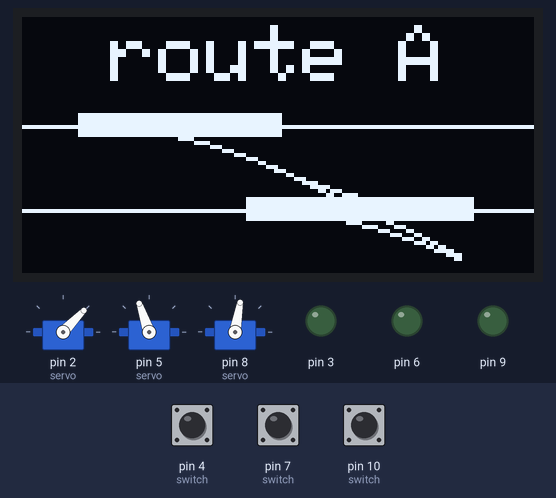
A sketch run on a simulated Arduino Nano, built with avr-gcc and run on an emulated ATmega328P. Shown: 128×64 one-colour display, 3 × servo, output pins drawn as LEDs (lit = HIGH). The inputs (shaded band) are chosen by the test bench; at power-on: pin 7 (switch) HIGH, pin 4 (switch) HIGH, pin 10 (switch) HIGH. The audio player accepts every command and is not drawn; what the sketch prints to the serial monitor is not drawn.

Above: at 10.8 s.
10.9 s: pin 7 (switch) pulled LOW for 0.15 s
At 11.18 s:
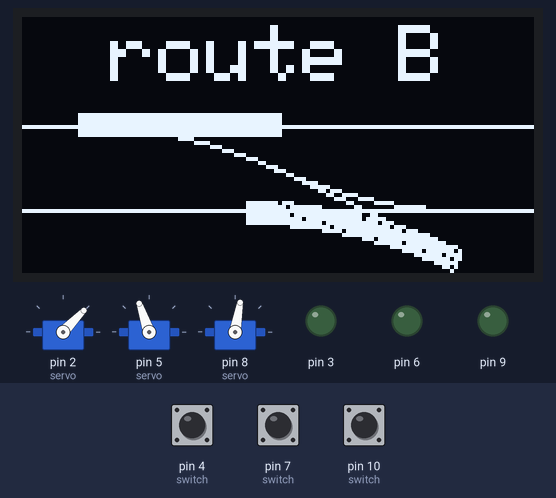
13.0 s: pin 4 (switch) pulled LOW for 0.15 s
At 13.28 s:
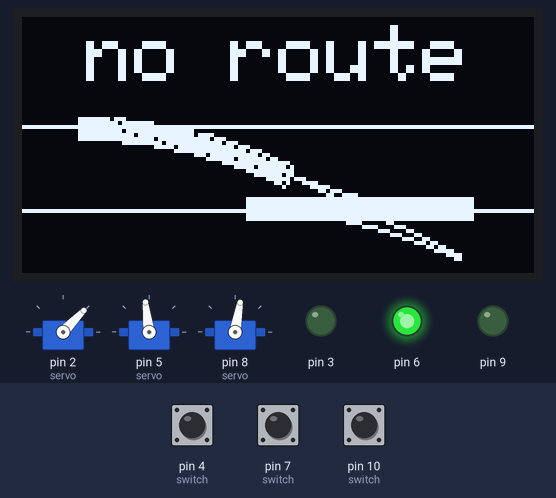
15.0 s: pin 10 (switch) pulled LOW for 0.15 s
At 15.5 s:
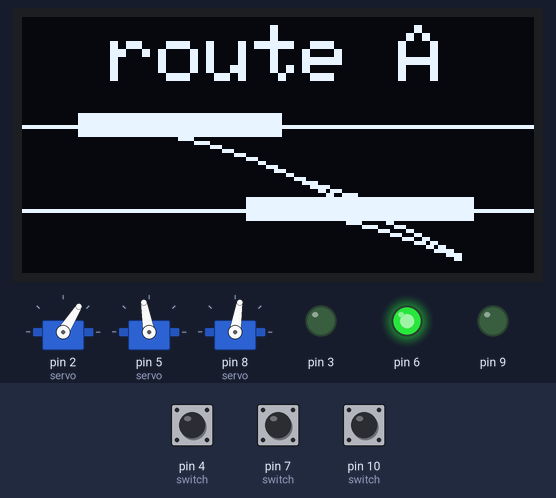
17.5 s: pin 7 (switch) pulled LOW for 1 s
At 19.02 s:
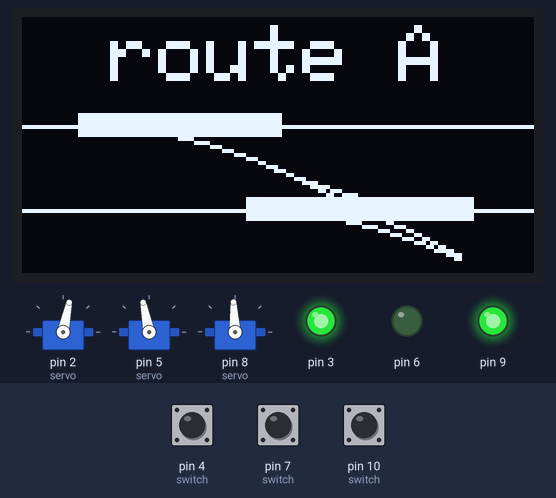
20.0 s: pin 10 (switch) pulled LOW for 3.2 s
At 20.59 s:
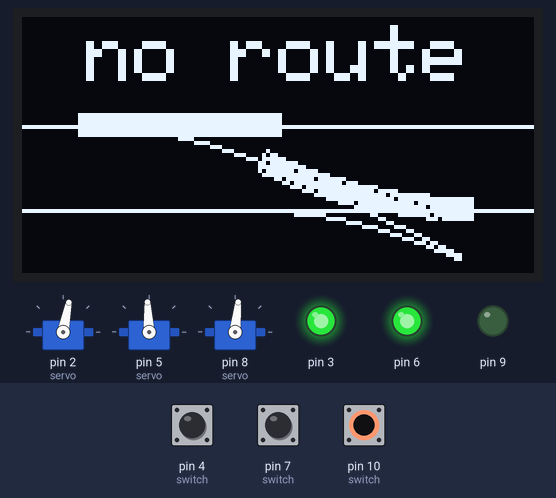
24.7 s: pin 4 (switch) pulled LOW for 1 s
At 25.31 s:
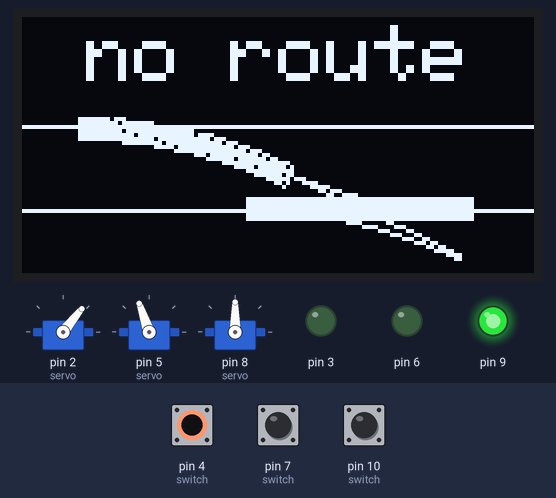
Timing chart, 0 to 28.2 s (numbered marks = the images above; inputs shaded):
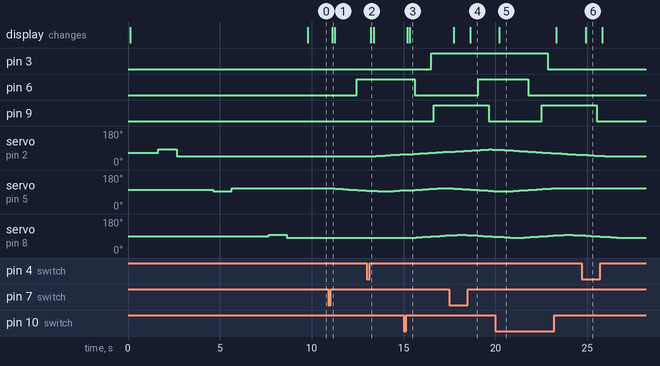

The sketch:

ThreeSwitches.ino
```cpp
/*
   This is the code for the Bismark Tunnel.
   There are three switches two sensors and the illumination of the tunnel
   Here are the assignments:
   D2   => Digital control servo 1
   D3   => DCC relay servo 1
   D4   => Button servo 1
   D5   => Digital control servo 2
   D6   => Digital relay servo 2
   D7   => Button servo 2
   D8   => Digital control servo 3
   D9   => Digital relay servo 3
   D10  => Button servo 3
   D11  => RX channel for DFPlayer
   D12  => TX channel for DFPlayer
   A4   => SDA for display
   A5   => SCL for display
*/
#define DEBUG
#include <SPI.h>
#include <Wire.h>
#include <Adafruit_GFX.h>
#include <Adafruit_SSD1306.h>
#include <SoftwareSerial.h>
#include <DFRobotDFPlayerMini.h>
#include "Switch.h"

#define SCREEN_WIDTH 128 // OLED display width, in pixels
#define SCREEN_HEIGHT 64 // OLED display height, in pixels

// Declaration for an SSD1306 display connected to I2C (SDA, SCL pins)
// The pins for I2C are defined by the Wire-library.
// On an arduino UNO:       A4(SDA), A5(SCL)
// On an arduino MEGA 2560: 20(SDA), 21(SCL)
// On an arduino LEONARDO:   2(SDA),  3(SCL), ...
#define OLED_RESET     -1 // Reset pin # (or -1 if sharing Arduino reset pin)
#define SCREEN_ADDRESS 0x3C ///< See datasheet for Address; 0x3D for 128x64, 0x3C for 128x32
Adafruit_SSD1306 display(SCREEN_WIDTH, SCREEN_HEIGHT, &Wire, OLED_RESET);

uint16_t dw = -1;
uint16_t dh = -1;
const double degrad = acos(-1.)/180;
const uint16_t yoff = 6;
uint8_t boldw = 3;

void drawArc(int xc, int yc, int rad, int deg0, int deg1, bool bold) {
  int16_t nstep = 2*(deg1-deg0);
  int16_t beg = 0;
  int16_t end = 1;
  if(bold) {
    beg = -boldw;
    end =  boldw;
  }
  for(int j=beg; j<end; ++j) {
    for(int16_t i=0; i<= nstep; ++i) {
      double ang = (deg0 + 0.5*i)*degrad;
      uint8_t xp = xc + (rad+j) * cos(ang) + 0.5;
      uint8_t yp = yc + (rad+j) * sin(ang) + 0.5;
      display.drawPixel(xp,yp,SSD1306_WHITE);
    }
  }
}

void drawSlip(int state) {
  // start of diagonal branch
  uint16_t x0 = 0.5*dw;
  uint16_t y0 = 0.5938*dh;
  // end of diagonal branch
  uint16_t x1 = 0.8516*dw;
  uint16_t y1 = 0.9219*dh;
  // bold indicators for straight lines
  int8_t beg = 0;
  int8_t end = 1;

  state >>= 1;

  /*
  * Diagonal line
  */
  if(state == 3) {
    beg = -boldw;
    end =  boldw;
  }
  for(int8_t i=beg; i<end; ++i){
    display.drawLine(x0,y0+i,x1,y1+i,SSD1306_WHITE);
  }

  /*
  * lower arch
  */
  double rad = 1.8750*dh;
  int deg = 26;
  uint16_t xc1 = 0.4375*dw;
  uint16_t yc1 = 0.75*dh+rad;

  bool arcbold = false;
  if(state == 1) arcbold = true;
  drawArc(xc1,yc1,rad,270,270+deg,arcbold);

  /*
  * Upper arch
  */
  int16_t xc2 = 0.8750*dw;
  int16_t yc2 = 0.75*dh-rad;

  arcbold = false;
  if(state == 2) arcbold = true;
  drawArc(xc2,yc2,rad,90,90+deg,arcbold);

  /*
  * horizontal branch
  */
  beg = 0;
  end = 1;
  if (state == 0) {
    beg = -boldw;
    end =  boldw;
  }

  yc1 = 0.7604*dh;
  for(int8_t i=beg; i<end; ++i) {
    display.drawLine(xc1,yc1+i,xc2,yc1+i,SSD1306_WHITE);
  }
}

void drawTurnout(int16_t status) {
  double rad = 1.8750*dh;
  double xc = 0.1094*dw;
  double yc = 0.4219*dh+rad;

  int deg = 26;

  int8_t beg = -boldw;
  int8_t end =  boldw;
  bool arcbold = false;
  if( status == -1) {
    beg = 0;
    end = 1;
  } else if( 1 & status) {
    beg = 0;
    end = 1;
    arcbold = true;
  }

  uint16_t y1 = 0.4271*dh;
  for(int8_t i = beg; i<end; ++i) {
    display.drawLine(xc,y1+i,0.5*dw,y1+i,SSD1306_WHITE);
  }
  drawArc(xc,yc,rad,270,270+deg,arcbold);
}

void writeRoute(const char* mess){
  display.setTextSize(2);
  display.setTextColor(SSD1306_WHITE);

  int16_t x, y;
  uint16_t w, h;
  display.getTextBounds(mess, 0, 0, &x, &y, &w, &h); // compute size
  int16_t xpos = (display.width() - w) / 2;
  int16_t ypos = 2; // top line
  display.setCursor(xpos, ypos);
  display.print(mess);
}

/*
 *
 */
int half1 = 1200;
int right1 = -180;
int curve1 = -200;
Switch Switch1(2,3,4,half1+right1,half1-curve1);
int half2 = 1600;
int right2 = 65;
int curve2 = 100;
Switch Switch2(5,6,7,half2+right2,half2-curve2);
int half3 = 1450;
int right3 = -80;//-100;
int curve3 = -95;//-80;
Switch Switch3(8,9,10,half3+right3,half3-curve3);

SoftwareSerial softSerial(/*RX=*/ 11, /*TX=*/ 12);
DFRobotDFPlayerMini myDFPlayer;

// The setup function runs once when you press reset or power the board
void setup() {

  Serial.begin(9600);

    // SSD1306_SWITCHCAPVCC = generate display voltage from 3.3V internally
  if(!display.begin(SSD1306_SWITCHCAPVCC, SCREEN_ADDRESS)) {
    Serial.println(F("SSD1306 allocation failed"));
    for(;;); // Don't proceed, loop forever
  }

#ifdef DEBUG
    Serial.println("Starting");
#endif

  dw = display.width();
  dh = display.height();

  // Clear the buffer
  display.clearDisplay();
  uint16_t y0 = 0.4271*dh;
  display.drawLine(0,y0,dw,y0,SSD1306_WHITE);
  y0 = 0.7604*dh;
  display.drawLine(0,y0,dw,y0,SSD1306_WHITE);

  drawTurnout(-1);
  drawSlip(-1);
  writeRoute("no route");
  display.display();

  softSerial.begin(9600);
  if (!myDFPlayer.begin(softSerial, /*isACK = */true, /*doReset = */true)) {  //Use serial to communicate with mp3.
    Serial.println(F("Unable to begin:"));
    Serial.println(F("1.Please recheck the connection!"));
    Serial.println(F("2.Please insert the SD card!"));
//
    /*
    while(true){
      delay(0); // Code to compatible with ESP8266 watch dog.
    }
    */
  }

#ifdef DEBUG
  Serial.println(F("DFPlayer Mini online."));
#endif

  myDFPlayer.volume(15);  //Set volume value. From 0 to 30
  myDFPlayer.play(2);  //Play the first mp3


  Switch1.Init();
  Switch2.Init();
  Switch3.Init();
}

// The loop function runs over and over again forever
void loop() {

  const char* routeName[] = {"route A","no route","route B","no route","no route","route C","no route","route D"};
  const int8_t drawState[] = {0,1,2,3,4,5,6,7};

  static uint16_t oldstate = -1;
  bool s1 = Switch1.readButton() == HIGH;
  bool s2 = Switch2.readButton() == HIGH;
  bool s3 = Switch3.readButton() == HIGH;
  uint8_t state = (s1 ? 0 : 1) | (s2 ? 0 : 2) | (s3 ? 0 : 4);
  if(state != oldstate) {
#ifdef DEBUG
    Serial.print("New state ");
    Serial.print(state);
    Serial.print(" s1 ");
    Serial.print(s1);
    Serial.print(" s2 ");
    Serial.print(s2);
    Serial.print(" s3 ");
    Serial.println(s3);
#endif
    myDFPlayer.play(1);
    display.clearDisplay();
    uint16_t y0 = 0.4271*dh;
    display.drawLine(0,y0,dw,y0,SSD1306_WHITE);
    y0 = 0.7604*dh;
    display.drawLine(0,y0,dw,y0,SSD1306_WHITE);
    drawTurnout(drawState[state]);
    drawSlip(drawState[state]);
    writeRoute(routeName[state]);
    display.display();
    oldstate = state;
  } else {
    myDFPlayer.stop();
  }
  Switch1.Change(s1);
  Switch2.Change(s2);
  Switch3.Change(s3);
}
```

Switch.h
```cpp
/*
 *  Switch class based derived from the Servo library class
 */

#include "Servo.h"
class Switch: public Servo {
public:
  Switch(int spin, int dccpin, int button, int straight, int curve):
     Servo(),
     m_spin(spin),
     m_dccpin(dccpin),
     m_button(button),
     m_straight(straight),
     m_curve(curve),
     m_curpos(straight),
     m_rot(m_straight>m_curve?-1:1),
     m_phase(0),
     m_prvtime(0),
     m_curtime(0),
     m_idle(true),
     m_incr(1),
     m_limit(straight) {
     }

  void Init() {
    // Init pins here
      pinMode(m_dccpin,OUTPUT);
      pinMode(m_button,INPUT_PULLUP);

      writeMicroseconds((m_straight+m_curve)/2);
      attach(m_spin);
      writeMicroseconds((m_straight+m_curve)/2);
      delay(1000);
      writeMicroseconds(m_curve);
      delay(1000);
      writeMicroseconds(m_straight);
      delay(1000);
      digitalWrite(m_dccpin,LOW);
     }

  int readButton() const {
    /* Read the button */
#ifdef DEBUG
    delay(5);
#endif
    return digitalRead(m_button);
  }

#ifdef NEVER
  void Change_synch(bool straight) {
    /*
    Synchronous version.
    */
    short int j;
    if(straight) {
      for(j=m_curpos; j != m_straight; j=j-m_rot) {
        writeMicroseconds(j);
        delay(10);
        if(j==(m_curve+m_straight)/2) {
          digitalWrite(m_dccpin,LOW);
        }
      }
    }
    else {
      for(j=m_curpos; j != m_curve; j=j+m_rot) {
        writeMicroseconds(j);
        delay(10);
        if(j==(m_curve+m_straight)/2) {
          digitalWrite(m_dccpin,HIGH);
        }
      }
    }
    m_curpos = j;
  }

  void Change_async_1(bool straight) {
    /*
    Asynchronous version without any wait
    */

   if(m_phase == 0) {
      if(straight) m_phase = 1;
      else m_phase = -1;
    }

    if(m_phase == 1) {
      if(m_curpos != m_straight) {
        m_curtime = millis();
        if(m_curtime-m_prvtime > 10) {
          m_curpos -= m_rot;
          writeMicroseconds(m_curpos);
          m_prvtime=m_curtime;
          if(m_curpos==(m_curve+m_straight)/2)
            digitalWrite(m_dccpin,LOW);
        }
      } else
          m_phase = 0;
    } else
      if(m_phase == -1) {
        if(m_curpos != m_curve) {
          m_curtime = millis();
          if(m_curtime-m_prvtime > 10) {
            m_curpos += m_rot;
            writeMicroseconds(m_curpos);
            m_prvtime=m_curtime;
            if(m_curpos==(m_curve+m_straight)/2)
              digitalWrite(m_dccpin,HIGH);
          }
      } else
          m_phase = 0;
      }
  }

void Change_async2(bool straight) {
  /*
  Asynchronous version, but still with a 10ms wait
  */

   if(m_phase == 0) {
      if(straight) m_phase = 1;
      else m_phase = -1;
    }

    if(m_phase == 1) {
      if(m_curpos != m_straight) {
          m_curpos -= m_rot;
          writeMicroseconds(m_curpos);
          delay(10);
          if(m_curpos==(m_curve+m_straight)/2)
            digitalWrite(m_dccpin,LOW);
      } else
          m_phase = 0;
    } else
      if(m_phase == -1) {
        if(m_curpos != m_curve) {
            m_curpos += m_rot;
            writeMicroseconds(m_curpos);
            delay(10);
            if(m_curpos==(m_curve+m_straight)/2)
              digitalWrite(m_dccpin,HIGH);
      } else
          m_phase = 0;
      }
  }

void Change_async3(bool straight) {
  /*
  Asynchronous version with simpler opreational part and 10ms wait
  */

   if(m_idle) {
      if(straight) {
        if(m_curpos == m_straight) return true;
        m_incr = -m_rot;
        m_limit = m_straight;
      } else {
        if(m_curpos == m_curve) return true;
        m_incr = m_rot;
        m_limit = m_curve;
      }
      m_idle = false;
    }

    if(!m_idle) {
      if(m_curpos != m_limit) {
          m_curpos += m_incr;
          writeMicroseconds(m_curpos);
          delay(10);
          if(m_curpos==(m_curve+m_straight)/2)
            digitalWrite(m_dccpin,(m_limit==m_curve));
      } else
          m_idle = true;
    }
  }
#endif

void Change(bool straight) {
  /*
  Asynchronous version, but still with a 10ms wait
  */

   if(m_idle) {
      if(straight) {
        if(m_curpos == m_straight) return;
        m_incr = -m_rot;
        m_limit = m_straight;
      } else {
        if(m_curpos == m_curve) return;
        m_incr = m_rot;
        m_limit = m_curve;
      }
      m_idle = false;
    }

    if(!m_idle) {
      if(m_curpos != m_limit) {
        m_curtime = millis();
        if(m_curtime-m_prvtime > 10) {
          m_curpos += m_incr;
          writeMicroseconds(m_curpos);
          m_prvtime=m_curtime;
          if(m_curpos==(m_curve+m_straight)/2)
            digitalWrite(m_dccpin,(m_limit==m_curve));
        }
      } else
          m_idle = true;
    }
  }

private:
  uint8_t m_spin;      // pin of the servo
  uint8_t m_dccpin;    // pin to control dcc relay
  uint8_t m_button;    // pin for manual button
  uint16_t m_straight; // straight milliseconds
  uint16_t m_curve;    // curve milliseconds
  uint16_t m_curpos;   // current position
  int8_t  m_rot;       // rotation from straight to curve

  int16_t m_phase;         // phase -1 from straight to curve
                           //        0 no change
                           //        1 from curve to straight
  unsigned long m_prvtime; // previous time for async rotation
  unsigned long m_curtime; // current time for async rotation

  bool m_idle;
  int8_t m_incr;
  uint16_t m_limit;
 };
```

Measured:
- after the input at 10.9 s, pin 6: LOW → HIGH after 1.6 s; servo on pin 5 (servo): moves from 109° to 97° over 1.7 s, starting after 0.35 s; the display: changes after 0.21 s (image 1)
- after the input at 13.0 s, pin 6: stays HIGH (without the input it goes to LOW after 2.0 s); servo on pin 2 (servo): moves from 46° to 57° over 1.6 s, starting after 0.37 s; the display: changes after 0.21 s (image 2)
- after the input at 15.0 s, pin 3: LOW → HIGH after 1.5 s instead of 1.2 s; pin 6: HIGH → LOW after 0.60 s instead of 0.28 s; pin 9: LOW → HIGH after 1.6 s; servo on pin 8 (servo): moves from 80° to 94° over 2.0 s, starting after 0.38 s; the display: first changes after 0.21 s (image 3 shows a later state)
- after the input at 17.5 s, pin 6: LOW → HIGH after 1.6 s; pin 9: HIGH → LOW after 2.2 s instead of 1.8 s; servo on pin 5 (servo): moves from 109° to 95° over 2.2 s, starting after 0.24 s; the display: first changes after 0.24 s (image 4 shows a later state)
- after the input at 20.0 s, pin 9: LOW → HIGH after 2.5 s; the display: changes after 0.20 s (image 5)
- after the input at 24.7 s, the display: changes after 0.22 s (image 6)
